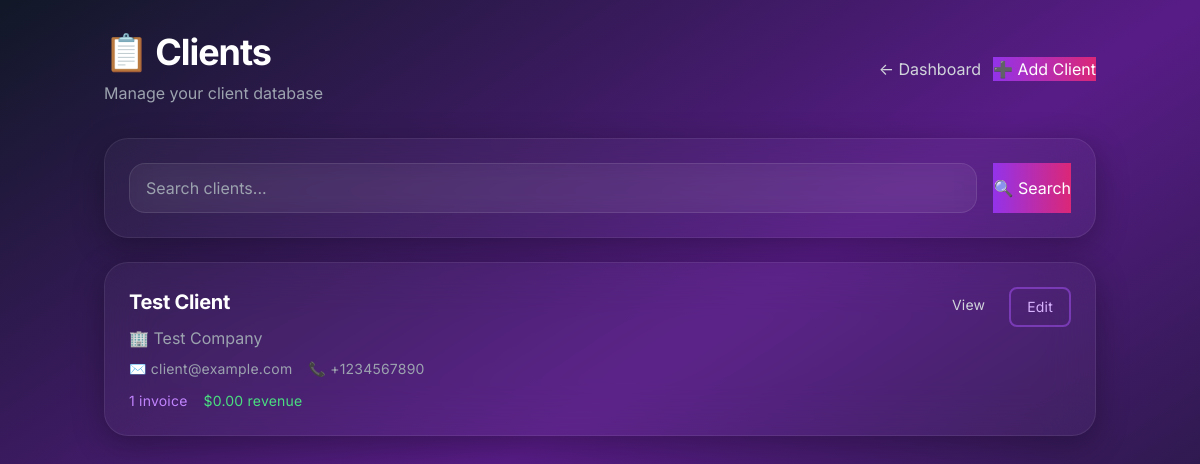
/clients/ (signed in), run on the app's committed database.
### invoices/models.py (models this page shows, shortened)
class Client(models.Model):
    user = models.ForeignKey(User, on_delete=models.CASCADE, related_name='clients')
    name = models.CharField(max_length=200, verbose_name="Client Name")
    email = models.EmailField(max_length=200, blank=True, verbose_name="Email")
    phone = models.CharField(max_length=50, blank=True, verbose_name="Phone/WhatsApp")
    address = models.TextField(blank=True, verbose_name="Address")
    company_name = models.CharField(max_length=200, blank=True, verbose_name="Company Name")
    tax_id = models.CharField(max_length=100, blank=True, verbose_name="Tax ID/VAT Number")
    created_at = models.DateTimeField(default=timezone.now)
    updated_at = models.DateTimeField(auto_now=True)
    notes = models.TextField(blank=True, verbose_name="Notes")
    class Meta:
        ordering = ['name']
        verbose_name = "Client"
        verbose_name_plural = "Clients"
        indexes = [
            models.Index(fields=['user', 'name']),
            models.Index(fields=['email']),
        ]
        unique_together = ['user', 'email']
    @property
    def total_invoices(self):
        return self.invoices.count()
    @property
    def total_revenue(self):
        return self.invoices.filter(status='paid').aggregate(total=models.Sum('total_amount'))['total'] or Decimal('0.00')

### invoices/views.py (the view)
# urls.py: path('clients/', views.client_list, name='client_list'),
@login_required
def client_list(request):
    from .models import Client
    clients = Client.objects.filter(user=request.user)
    search_query = request.GET.get('q')
    if search_query:
        clients = clients.filter(
            Q(name__icontains=search_query) |
            Q(email__icontains=search_query) |
            Q(company_name__icontains=search_query)
        )
    context = {
        'clients': clients,
        'total_clients': Client.objects.filter(user=request.user).count(),
    }
    return render(request, 'invoices/client_list.html', context)

### invoices/templates/invoices/client_list.html (shortened to what this page needs)
{% load static %}
<!DOCTYPE html>
<html lang="en" class="scroll-smooth">
<head>
  <link rel="stylesheet" href="{% static 'css/output.css' %}">
</head>
<body class="bg-gradient-to-br from-gray-900 via-purple-900 to-gray-900 min-h-screen">
  <div class="container mx-auto px-4 py-8">
    <div class="flex justify-between items-center mb-8">
      <div>
        <h1 class="text-4xl font-bold text-white mb-2">📋 Clients</h1>
        <p class="text-gray-400">Manage your client database</p>
      </div>
      <div class="flex gap-3">
        <a href="{% url 'invoice_list' %}" class="btn-ghost">
          ← Dashboard
        </a>
        <a href="{% url 'client_create' %}" class="btn-primary">
          ➕ Add Client
        </a>
      </div>
    </div>
    <div class="glass-card p-6 mb-6">
      <form method="get" class="flex gap-4">
        <input type="text" name="q" value="{{ request.GET.q }}" placeholder="Search clients..." class="form-input flex-1">
        <button type="submit" class="btn-primary">🔍 Search</button>
      </form>
    </div>
    {% if clients %}
      <div class="grid gap-4">
        {% for client in clients %}
          <div class="glass-card p-6 hover:shadow-glow-lg transition-all">
            <div class="flex justify-between items-start">
              <div class="flex-1">
                <h3 class="text-xl font-bold text-white mb-2">{{ client.name }}</h3>
                {% if client.company_name %}
                  <p class="text-gray-400 mb-2">🏢 {{ client.company_name }}</p>
                {% endif %}
                <div class="flex gap-4 text-sm text-gray-400 mb-3">
                  {% if client.email %}<span>✉️ {{ client.email }}</span>{% endif %}
                  {% if client.phone %}<span>📞 {{ client.phone }}</span>{% endif %}
                </div>
                <div class="flex gap-4 text-sm">
                  <span class="text-primary-400">{{ client.total_invoices }} invoice{{ client.total_invoices|pluralize }}</span>
                  <span class="text-success-400">${{ client.total_revenue }} revenue</span>
                </div>
              </div>
              <div class="flex gap-2">
                <a href="{% url 'client_detail' client.pk %}" class="btn-ghost btn-sm">View</a>
                <a href="{% url 'client_update' client.pk %}" class="btn-outline btn-sm">Edit</a>
              </div>
            </div>
          </div>
        {% endfor %}
      </div>
    {% endif %}
  </div>
</body>
</html>

### data on the page
Client: name "Test Client", company_name "Test Company", email "client@example.com", phone "+1234567890", total_invoices "1", total_revenue "0.00"
